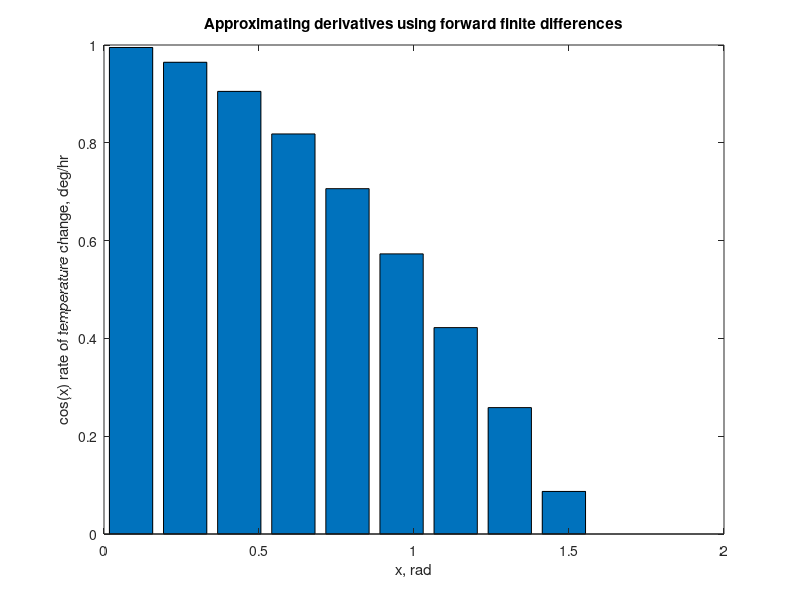

The MATLAB script that drew this image:
% Numerically approximate first derivatives using forward differences
% Program to calculate forward differences
close; clear; clc;
x = linspace(0,pi/2,10);
y = sin(x);
dydx_anal = cos(x);
length(dydx_anal)
dydx_approx = diff(y)./diff(x);
length(dydx_approx)
dydx_approx(length(x)) = NaN;
length(dydx_approx)
error = (dydx_anal-dydx_approx)./dydx_anal;
per_error = error * 100;
table = [x; dydx_anal;dydx_approx;per_error];
disp('Forward Difference Approximation of the derivative of sin(x)')
disp(' x         dy/dx         dy/dx      % error')
disp('           cos(x)    forward approx.')
fprintf('%8.4f\t%8.4f\t%8.4f\t%8.4f\n',table)
plot(x,dydx_anal,'rs-',x,dydx_approx,'gv:')
set(gcf,'color','w');
xlabel('x');
ylabel('forward difference of sinx');
legend('dy/dx analytical','dy/dx approx');

length(diff(x))
diffx = diff(x);
diffx(length(x)) = NaN;
diffx
x = x + diffx/2;
bar(x,dydx_approx)
title('Approximating derivatives using forward finite differences');
xlabel('x, rad')
ylabel('cos(x) rate of temperature change, deg/hr')